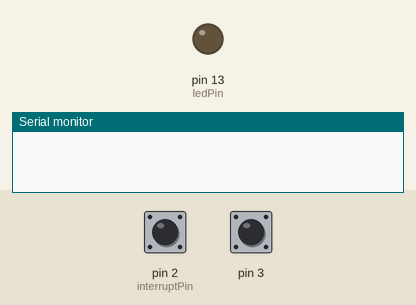
This sketch was run on a simulated Arduino Uno, built with avr-gcc and run on an emulated ATmega328P. Shown: output pins drawn as LEDs (lit = HIGH), the last lines printed to the serial monitor. The inputs (shaded band) are chosen by the test bench; at power-on: pin 2 (interruptPin) HIGH, pin 3 HIGH.

Above: at 1.2 s.
1.3 s: pin 2 (interruptPin) pulled LOW for 0.15 s
At 2.5 s:
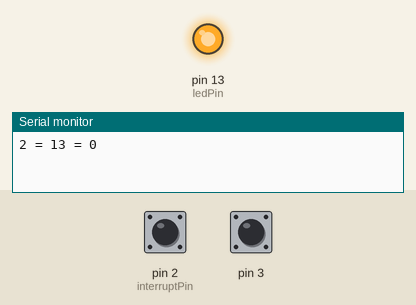
2.9 s: pin 2 (interruptPin) pulled LOW for 1 s
At 3.7 s:
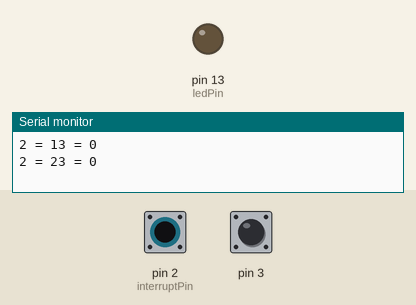
5.4 s: pin 2 (interruptPin) pulled LOW for 3.2 s
At 6.8 s:
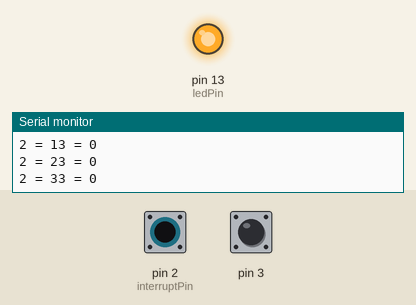
Timing chart, 0 to 8.4 s (numbered marks = the images above; inputs shaded):
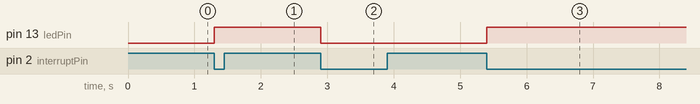

Measured:
- after the input at 1.3 s, pin 13 (ledPin): LOW → HIGH at once
- after the input at 2.9 s, pin 13 (ledPin): HIGH → LOW at once
- after the input at 5.4 s, pin 13 (ledPin): LOW → HIGH at once

The sketch:

EsempioInterrupt.ino
```cpp
const byte ledPin = LED_BUILTIN;
const byte interruptPin = 2;
volatile byte state = LOW;
uint32_t counter = 0;
uint32_t counter_3 = 0;

void setup() {
  Serial.begin(115200);
  pinMode(ledPin, OUTPUT);
  pinMode(interruptPin, INPUT_PULLUP);
  pinMode(3, INPUT_PULLUP);
  attachInterrupt(digitalPinToInterrupt(interruptPin), blink, FALLING);
  attachInterrupt(digitalPinToInterrupt(3), blink_3, FALLING);
}

void loop() {
  digitalWrite(ledPin, state);
  static uint32_t old = 0;
  static uint32_t old_3 = 0;
  if (counter != old || counter_3 != old_3) {
    Serial.print("2 = "); Serial.print(counter);
    Serial.print("3 = "); Serial.println(counter_3);
    old = counter;
    old_3 = counter_3;
  }
}

void blink() {
  state = !state;
  ++counter;
}

void blink_3() {
  state = !state;
  ++counter_3;
}
```
